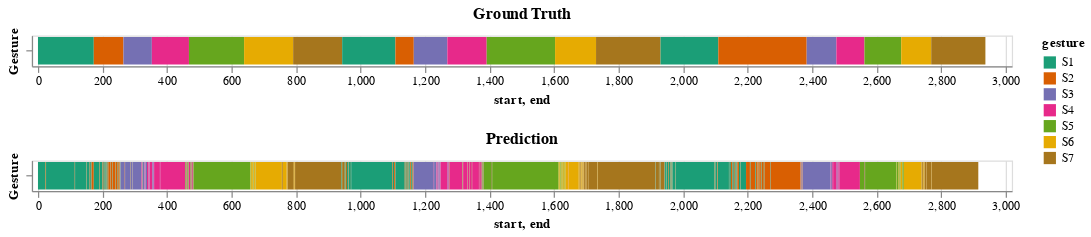

Notebook code for this chart:
### Code cell
# 1. Create models directory 
MODEL_PATH = Path("models")
MODEL_PATH.mkdir(parents=True, exist_ok=True)

# 2. Create model save path 
MODEL_NAME = "64_4_2_01_pytorch_workflow_model_0.pth"
MODEL_SAVE_PATH = MODEL_PATH / MODEL_NAME


# testing preprocessing

test_path_csv = "./dataset/peg_transfer/labeled/gestures/Gesture_Labeled_Peg_Transfer_S01_T01.csv"
# test_path_csv = "./dataset/peg_transfer/labeled/gestures/gesture_seperated/S7_all_trials.csv"
test_path_txt = "./dataset/peg_transfer/gestures/Peg_Transfer_S01_T01.txt"

test = pd.read_csv(test_path_csv)
# test = test.drop(test.columns[[0,-1]], axis=1) # only for gesture_seperated
test_label = pd.read_csv(test_path_txt, delim_whitespace=' ', header=None, names= ["start","end","gesture","valid"])


le = preprocessing.LabelEncoder()
targets = le.fit_transform(test.iloc[:,-1:].values)
y_test = torch.as_tensor(targets)
# print(y_test)

# everything except last column (gesture)
x_vals = test.iloc[:,:-1]
X_test = torch.tensor(x_vals.values)
# print(X_train.shape[-1])

X_test = X_test.to(torch.float32)

model = TransformerModel(input_dim=X_test.shape[-1], output_dim=7, d_model=64, nhead=4, num_layers=2)
model.load_state_dict(torch.load(MODEL_SAVE_PATH))

test = test.reset_index()
test["gesture"] = test["gesture"].map({'S1':1,
          'S2':2,
          'S3':3,
          'S4':4,
          'S5':5,
          'S6':6,
          'S7':7})



# entire trial recognition

predicted_gestures_total = []

for idx,row in test_label.iterrows():
    gesture_start = row["start"]
    gesture_end = row["end"]
    gesture = row["gesture"]
    
    # print(gesture_start,gesture_end )
    
    y_pred = model(X_test[gesture_start:gesture_end])


    relu = nn.ReLU()

    predicted_gestures = []
    for idx,y in enumerate(y_pred) :
        pred_gesture = np.argmax(relu(y).detach())

        # print("sample: ",idx, "gesture: ",pred_gesture)
        predicted_gestures.append(pred_gesture.numpy()+1)
        predicted_gestures_total.append(pred_gesture.numpy()+1)

        probs = nn.functional.softmax(relu(y),dim=0)
        conf, classes = torch.max(probs, 0)
        conf_prcnt = round(conf.item(), 2) * 100
        # if(conf_prcnt < 80):
        #     print("not confident")
        # print(idx,predicted_gestures[idx], conf_prcnt)


    predicted_gestures_df = pd.DataFrame(predicted_gestures)
    predicted_gestures_df.columns = ["gesture"]

    predicted_gestures_df = predicted_gestures_df.reset_index()

    # predicted_gestures_df.plot( kind='scatter', x='index', y='gesture',
    #                            c=predicted_gestures_df['gesture'],
    #                                    colormap='viridis',
    #                                    legend = True)



    ''' numerical results generation '''

    erroneous_gesture_preds_count = 0
    for idx,y in enumerate(predicted_gestures) :
        if y != test["gesture"][idx+gesture_start]:
            # print("gt: data_index=" + str(idx) + " gesture: S" + str(test["gesture"][idx]))
            # print("pred: data_index=" + str(idx) + " gesture: S" + str(y))
            # print()
            erroneous_gesture_preds_count += 1

    total_data_points = len(predicted_gestures)

    mis_pred_percentage = erroneous_gesture_preds_count/total_data_points
    accuracy = 1 - mis_pred_percentage

    print("Gesture Recognition Accuracy")
    print("gesture: ",gesture, "accuracy: ",accuracy)
    print()


predicted_gestures_df = pd.DataFrame(predicted_gestures_total)
predicted_gestures_df.columns = ["gesture"]

predicted_gestures_df = predicted_gestures_df.reset_index()

# predicted_gestures_df.plot( kind='scatter', x='index', y='gesture',
#                            c=predicted_gestures_df['gesture'],
#                                    colormap='viridis',
#                                    legend = True)

pred_plot_title = "Recognition: "+test_path_txt.split('/')[-1]
gt_plot_title = "Ground Truth: "+test_path_txt.split('/')[-1]

# ax = test.plot( x="index", y = "gesture" ,title = gt_plot_title, xlabel = "sample_index",  ylabel = "gesture")


pred_index_changes = predicted_gestures_df["gesture"].diff()[predicted_gestures_df["gesture"].diff() != 0].index.values

# print(predicted_gestures_df.iloc[pred_index_changes])

pred_changes_df = predicted_gestures_df.iloc[pred_index_changes]
pred_changes_df.reset_index(inplace=True)
pred_changes_df.drop(columns=pred_changes_df.columns[0], axis=1, inplace=True)
# print(pred_changes_df)


pred_index_changes_labels = []

for idx,row in pred_changes_df.iterrows():
    if(idx < pred_changes_df.shape[0]-1):
        pred_index_changes_labels.append([pred_changes_df.iloc[idx]["index"], pred_changes_df.iloc[idx+1]["index"], pred_changes_df.iloc[idx]["gesture"]])



pred_index_changes_labels_df  = pd.DataFrame(pred_index_changes_labels)
pred_index_changes_labels_df.columns = ["start","end","gesture"]

pred_index_changes_labels_df["gesture"] = pred_index_changes_labels_df["gesture"].map({1:"S1",
          2:'S2',
          3:'S3',
          4:'S4',
          5:'S5',
          6:'S6',
          7:'S7'})


import altair as alt
import datetime as dt


alt.renderers.enable('jupyterlab')


gt = alt.Chart(test_label).encode(
    x=alt.X('start', scale=alt.Scale(domain=[0,3000])),
    x2='end',
    y=alt.Y('sum(gesture)',title = "Gesture", axis=alt.Axis(labels=False)),
    color=alt.Color('gesture', scale=alt.Scale(scheme='dark2'))
).properties(
    width=800,
    height=25,
    title="Ground Truth"
)

alt.renderers.enable('jupyterlab')

pred = alt.Chart(pred_index_changes_labels_df).mark_bar(clip=True).encode(
    x=alt.X('start', scale=alt.Scale(domain=[0,3000])),
    x2='end',
    y=alt.Y('sum(gesture)',title = "Gesture", axis=alt.Axis(labels=False)),
    color=alt.Color('gesture', scale=alt.Scale(scheme='dark2'))
).properties(
    width=800,
    height=25,
    title="Prediction"

)

alt.vconcat(
gt.mark_bar(clip=True),
pred.mark_bar(clip=True),
)


# ax = predicted_gestures_df.plot(x="index", title = pred_plot_title, xlabel = "sample_index", ylabel = "gesture")


# '''  chunk by chunk recognition '''

# x_test_chunks = []
# for idx,sample in enumerate(X_test):
#     x_test_chunks.append(sample)
#     if(idx%100 == 0):
#         # print(sample)
#         stacked_tensor = torch.stack(x_test_chunks)
#         y_pred = model(stacked_tensor)
    
    
#         # recognize entire trial #
#         # y_pred = model(X_test)


#         relu = nn.ReLU()

#         predicted_gestures = []
#         for idx,y in enumerate(y_pred) :
#             pred_gesture = np.argmax(relu(y).detach())

#             # print("sample: ",idx, "gesture: ",pred_gesture)
#             predicted_gestures.append(pred_gesture.numpy()+1)


#         predicted_gestures_df = pd.DataFrame(predicted_gestures)
#         predicted_gestures_df.columns = ["gesture"]

#         predicted_gestures_df = predicted_gestures_df.reset_index()

#         # predicted_gestures_df.plot( kind='scatter', x='index', y='gesture',
#         #                            c=predicted_gestures_df['gesture'],
#         #                                    colormap='viridis',
#         #                                    legend = True)

#         pred_plot_title = "Recognition: "+test_path_txt.split('/')[-1]
#         gt_plot_title = "Ground Truth: "+test_path_txt.split('/')[-1]


#         predicted_gestures_df.plot(x="index", title = pred_plot_title, xlabel = "sample_index", ylabel = "gesture")

### Figure 1 — Vega-Lite specification as saved in the notebook (floating-point values rounded to 4 significant figures; data arrays with more than 128 entries replaced by an {"elided": "..."} marker saying what was removed)
{"$schema": "https://vega.github.io/schema/vega-lite/v4.17.0.json", "config": {"view": {"continuousHeight": 300, "continuousWidth": 400}}, "datasets": {"data-72d865762ae4feb3256d1b49cff2bb52": [{"end": 173, "gesture": "S1", "start": 0, "valid": true}, {"end": 265, "gesture": "S2", "start": 173, "valid": true}, {"end": 353, "gesture": "S3", "start": 265, "valid": true}, {"end": 468, "gesture": "S4", "start": 353, "valid": true}, {"end": 639, "gesture": "S5", "start": 468, "valid": true}, {"end": 791, "gesture": "S6", "start": 639, "valid": true}, {"end": 943, "gesture": "S7", "start": 791, "valid": true}, {"end": 1108, "gesture": "S1", "start": 943, "valid": true}, {"end": 1165, "gesture": "S2", "start": 1108, "valid": true}, {"end": 1269, "gesture": "S3", "start": 1165, "valid": true}, {"end": 1391, "gesture": "S4", "start": 1269, "valid": true}, {"end": 1603, "gesture": "S5", "start": 1391, "valid": true}, {"end": 1730, "gesture": "S6", "start": 1603, "valid": true}, {"end": 1930, "gesture": "S7", "start": 1730, "valid": true}, {"end": 2109, "gesture": "S1", "start": 1930, "valid": true}, {"end": 2383, "gesture": "S2", "start": 2109, "valid": true}, {"end": 2475, "gesture": "S3", "start": 2383, "valid": true}, {"end": 2562, "gesture": "S4", "start": 2475, "valid": true}, {"end": 2676, "gesture": "S5", "start": 2562, "valid": true}, {"end": 2769, "gesture": "S6", "start": 2676, "valid": true}, {"end": 2937, "gesture": "S7", "start": 2769, "valid": true}], "data-d484ed32591ec86d1043033314175fc7": {"elided": "315 records"}}, "vconcat": [{"data": {"name": "data-72d865762ae4feb3256d1b49cff2bb52"}, "encoding": {"color": {"field": "gesture", "scale": {"scheme": "dark2"}, "type": "nominal"}, "x": {"field": "start", "scale": {"domain": [0, 3000]}, "type": "quantitative"}, "x2": {"field": "end"}, "y": {"aggregate": "sum", "axis": {"labels": false}, "field": "gesture", "title": "Gesture", "type": "nominal"}}, "height": 25, "mark": {"clip": true, "type": "bar"}, "title": "Ground Truth", "width": 800}, {"data": {"name": "data-d484ed32591ec86d1043033314175fc7"}, "encoding": {"color": {"field": "gesture", "scale": {"scheme": "dark2"}, "type": "nominal"}, "x": {"field": "start", "scale": {"domain": [0, 3000]}, "type": "quantitative"}, "x2": {"field": "end"}, "y": {"aggregate": "sum", "axis": {"labels": false}, "field": "gesture", "title": "Gesture", "type": "nominal"}}, "height": 25, "mark": {"clip": true, "type": "bar"}, "title": "Prediction", "width": 800}]}
